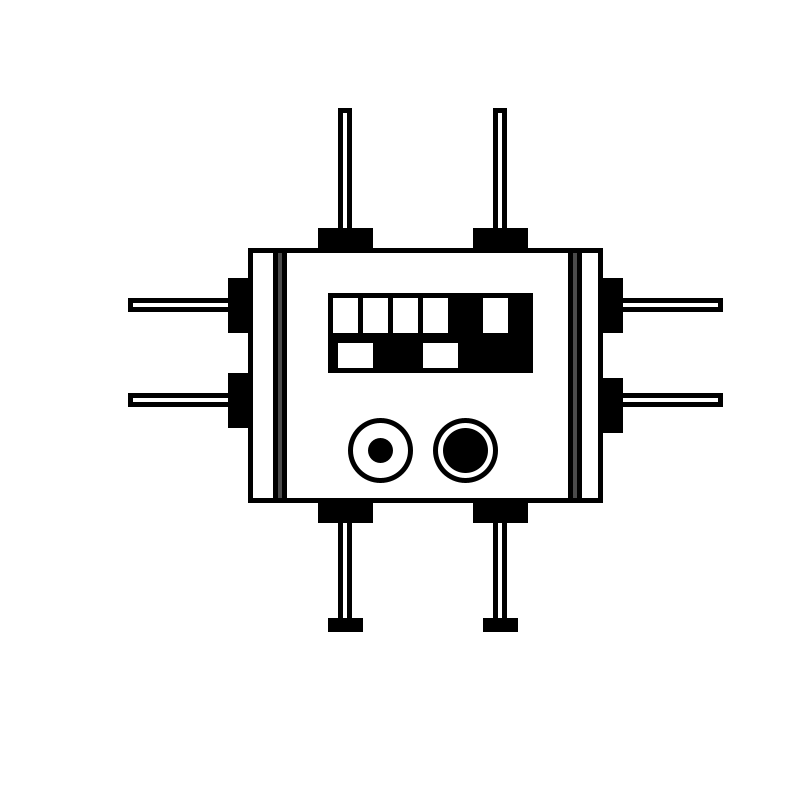
Frame 1 (no input)
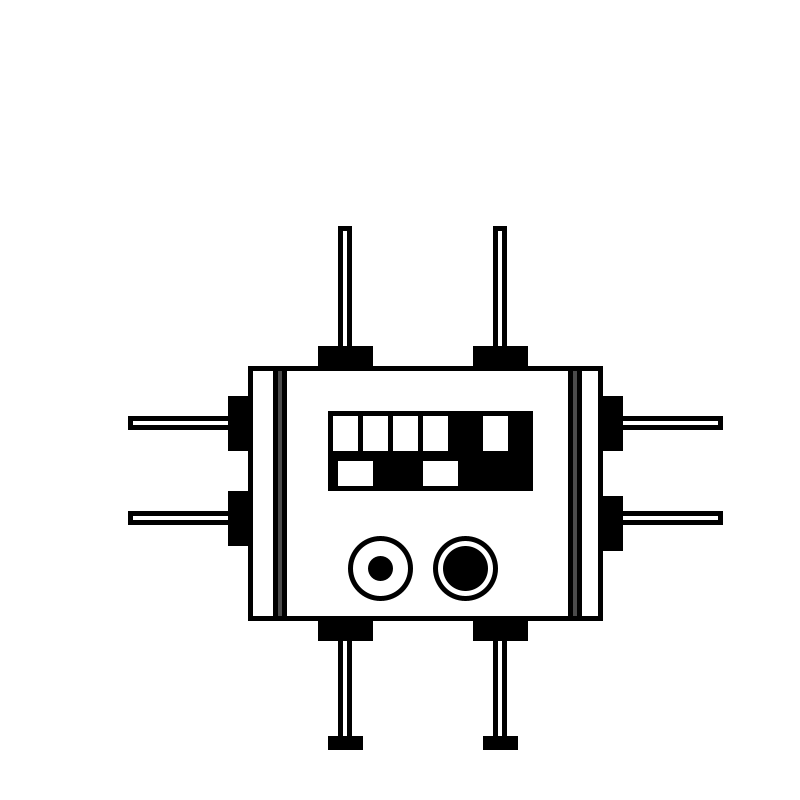
Frame 60 (the mouse pressed at the canvas centre just before this capture)
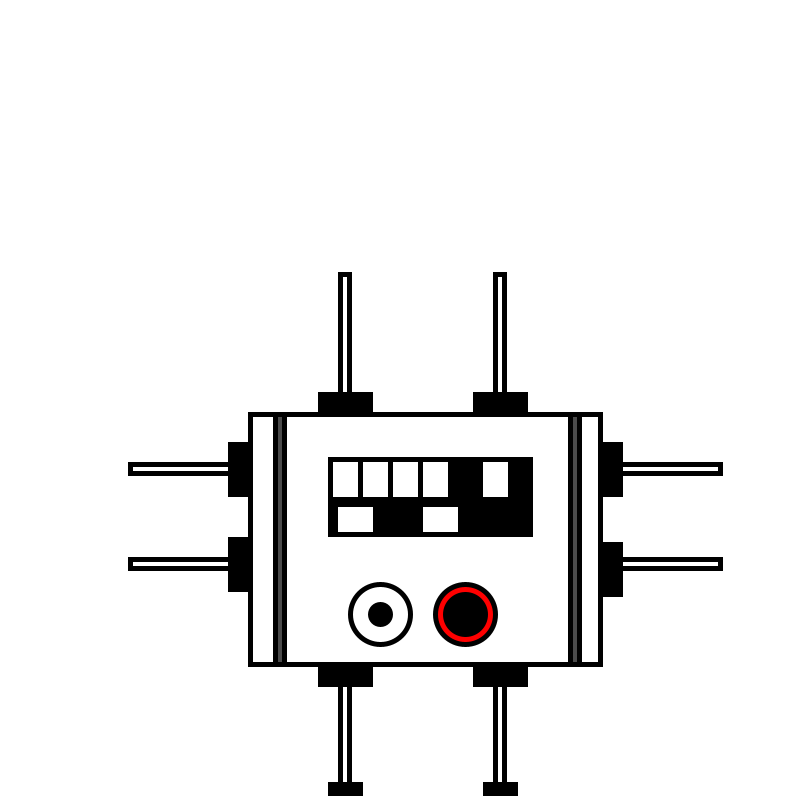
Frame 120 (the mouse held since frame 60 and released just before this capture)

The Processing sketch that drew these frames (run headless with seeded random() and noise(); from frame 60 on, the mouse is pressed at the canvas centre):

// Processing sketch: processing_52884
// ── processing_52884.pde

// Ariel Leath code assignment 1 - Bestiary
// Jan 27, 2012

int x=400;
int y=300;
int counter=0;
int circleSize;
int circleA;
int circleB;

void setup () {
  smooth();
  size(800, 800);
  background(255);
  //int a=900;
  //int b=400;
  circleSize=20;
}

void draw () {
  //x=400;
  println(x);
  //y=300;
  println(y);
  makeMonster(); //abstraction. monster is down at bottom.
}

//c'est complete





















void makeMonster() {
  //translate (90,90); <--this makes the screen move so that it looks like the monster moves
  // begin drawing "cop" monster
  // body
  //scale();
 // rotate(radians(20)); //changes the degrees of the screen
  background(255);
  //a=a+2;
  //b=x-150;
  strokeWeight(5);
  fill(255, 0);
  rect(x-150, y-50, 350, 250);

  // mouth
  fill(0);
  stroke(0);
  rect(x-70, y-5, 200, 75);
  noFill();

  // "bottom" teeth
  fill(255);
  stroke(255);
  rect(x-65, y, 20, 30);
  rect(x-35, y, 20, 30);
  rect(x-5, y, 20, 30);
  rect(x+25, y, 20, 30);
  rect(x+85, y, 20, 30);

  // "top" teeth
  rect(x-60, y+45, 30, 20);
  rect(x+25, y+45, 30, 20);


  // large eye circles
  stroke(0);
  if (mousePressed == true) {
    fill(255, 0, 0);
  }
  ellipse(x+65, y+150, 60, 60);
  noFill();
  ellipse(x-20, y+150, 60, 60);

  // pupils

   fill(0);
  ellipse(x+65, y+150, 40, 40);
  ellipse(x-20, y+150, circleSize, circleSize);
  // if (mousePressed == true) {
    //circleSize++;
    //if (circleSize > circleSize + 20) {
    //  circleSize--;
    //}}
  noFill();

  // legs...? arms...?

  // left base leg
  rect(x-60, y+200, 9, 120);
  fill(0);
  rect(x-80, y+200, 50, 20);
  //foot
  rect(x-70, y+320, 30, 9);

  // right base leg
  noFill();
  rect(x+95, y+200, 9, 120);
  fill(0);
  rect(x+75, y+200, 50, 20);
  //foot
  rect(x+85, y+320, 30, 9);
  noFill();

  //right side arms
  //top
  rect(x+200, y, 120, 9);
  fill(0);
  rect(x+200, y-20, 20, 50);
  noFill();
  //bottom
  rect(x+200, y+95, 120, 9);
  fill(0);
  rect(x+200, y+80, 20, 50);
  noFill();

  //left side arms
  //bottom
  rect(x-270, y+95, 120, 9);
  fill(0);
  rect(x-170, y+75, 20, 50);
  noFill();
  //top
  rect(x-270, y, 120, 9);
  fill(0);
  rect(x-170, y-20, 20, 50);
  noFill();

  //top arms
  // top arm left
  rect(x-60, y-190, 9, 120);
  fill(0);
  rect(x-80, y-70, 50, 20);
  noFill();
  // top arm right
  rect(x+95, y-190, 9, 120);
  fill(0);
  rect(x+75, y-70, 50, 20);
  noFill();

  //straps
  fill(75);
  rect(x-125, y-50, 9, 250);
  rect(x+170, y-50, 9, 250);


  if (y>500 && counter==0) {
    y-=2; 
    counter=1;
  }
  if (counter==0) {
    y+=2;
  }
  if (y<100 && counter==1) {
    y+=2;
    counter=0;
  }
  if (counter==1) {
    y-=2;
  }
  
  if (keyPressed) {
    if (key == 'd') {
      x = x + 3;
    }
    if (key == 'a') {
      x = x - 3; 
    }}
}
